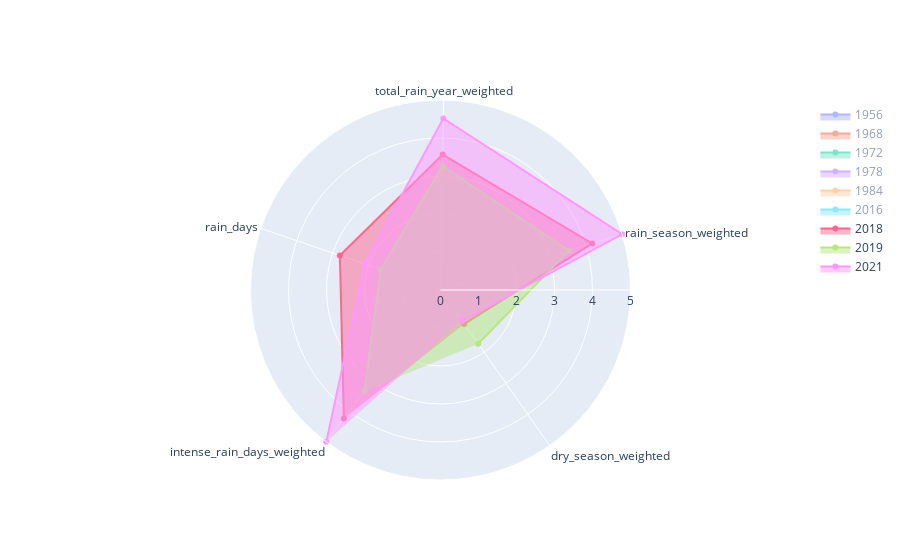

Write notebook code for a chart like this one.
### Code cell
#building the list of categories to be shown on the radar chart
categories = list(climatology_outliers.columns.values)
#building the radar chart
fig = go.Figure()

for years in cocoa_years_outliers:
    fig.add_trace(go.Scatterpolar(
          r=climatology_outliers_scaled.loc[years].tolist(),
          theta=categories,
          fill='toself',
          name=years
    ))

fig.update_layout(
  polar=dict(
    radialaxis=dict(
      visible=True,
      range=[0, 5]
    )),
  showlegend=True
)

fig.show()

### Figure 1 — Plotly figure (JSON) as saved in the notebook; plotly's stock layout.template omitted (floating-point values rounded to 4 significant figures)
{"data": [{"fill": "toself", "name": "1956", "r": [3.196, 0, 0, 2.216, 0], "theta": ["dry_season_weighted", "rain_season_weighted", "total_rain_year_weighted", "rain_days", "intense_rain_days_weighted"], "type": "scatterpolar", "visible": "legendonly"}, {"fill": "toself", "name": "1968", "r": [4.007, 3.479, 5, 5.0, 3.333], "theta": ["dry_season_weighted", "rain_season_weighted", "total_rain_year_weighted", "rain_days", "intense_rain_days_weighted"], "type": "scatterpolar", "visible": "legendonly"}, {"fill": "toself", "name": "1972", "r": [4.868, 1.495, 3.198, 3.713, 3.846], "theta": ["dry_season_weighted", "rain_season_weighted", "total_rain_year_weighted", "rain_days", "intense_rain_days_weighted"], "type": "scatterpolar", "visible": "legendonly"}, {"fill": "toself", "name": "1978", "r": [5, 0.6871, 2.29, 4.431, 3.077], "theta": ["dry_season_weighted", "rain_season_weighted", "total_rain_year_weighted", "rain_days", "intense_rain_days_weighted"], "type": "scatterpolar", "visible": "legendonly"}, {"fill": "toself", "name": "1984", "r": [1.639, 3.81, 3.539, 2.904, 2.821], "theta": ["dry_season_weighted", "rain_season_weighted", "total_rain_year_weighted", "rain_days", "intense_rain_days_weighted"], "type": "scatterpolar", "visible": "legendonly"}, {"fill": "toself", "name": "2016", "r": [0, 3.106, 1.36, 0, 1.538], "theta": ["dry_season_weighted", "rain_season_weighted", "total_rain_year_weighted", "rain_days", "intense_rain_days_weighted"], "type": "scatterpolar", "visible": "legendonly"}, {"fill": "toself", "name": "2018", "r": [1.09, 4.178, 3.566, 2.799, 4.231], "theta": ["dry_season_weighted", "rain_season_weighted", "total_rain_year_weighted", "rain_days", "intense_rain_days_weighted"], "type": "scatterpolar", "visible": true}, {"fill": "toself", "name": "2019", "r": [1.727, 3.531, 3.26, 1.662, 3.333], "theta": ["dry_season_weighted", "rain_season_weighted", "total_rain_year_weighted", "rain_days", "intense_rain_days_weighted"], "type": "scatterpolar", "visible": true}, {"fill": "toself", "name": "2021", "r": [0.9901, 5, 4.517, 2.111, 5.0], "theta": ["dry_season_weighted", "rain_season_weighted", "total_rain_year_weighted", "rain_days", "intense_rain_days_weighted"], "type": "scatterpolar", "visible": true}], "layout": {"autosize": true, "dragmode": "select", "polar": {"angularaxis": {"rotation": -54.94, "type": "category"}, "radialaxis": {"autorange": false, "range": [0, 5], "type": "linear", "visible": true}}, "showlegend": true}}
